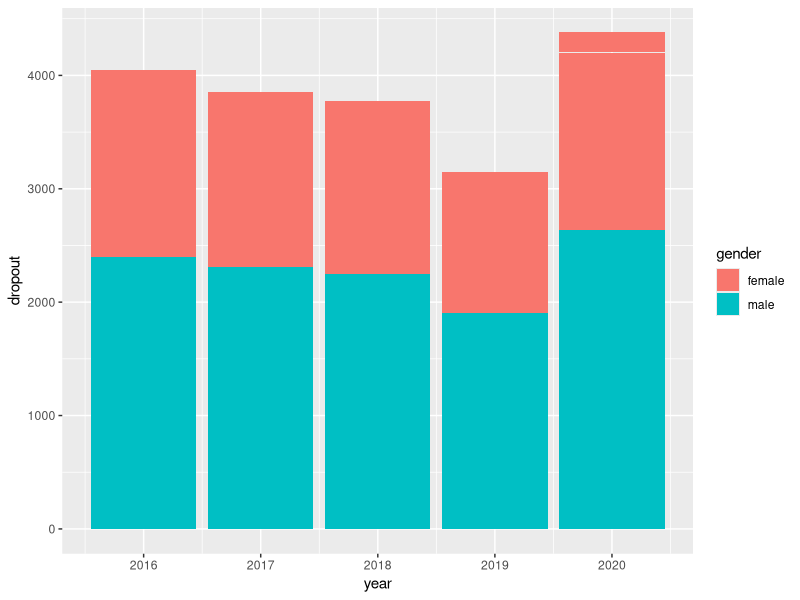
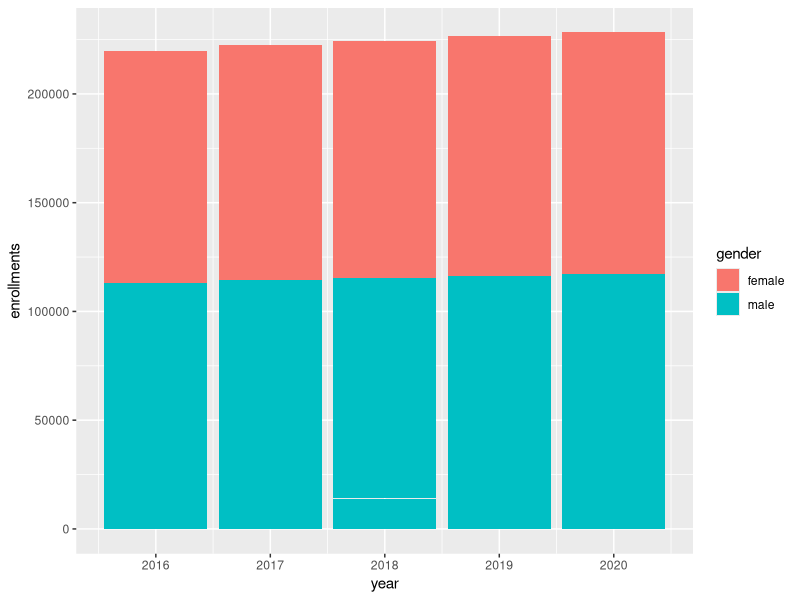
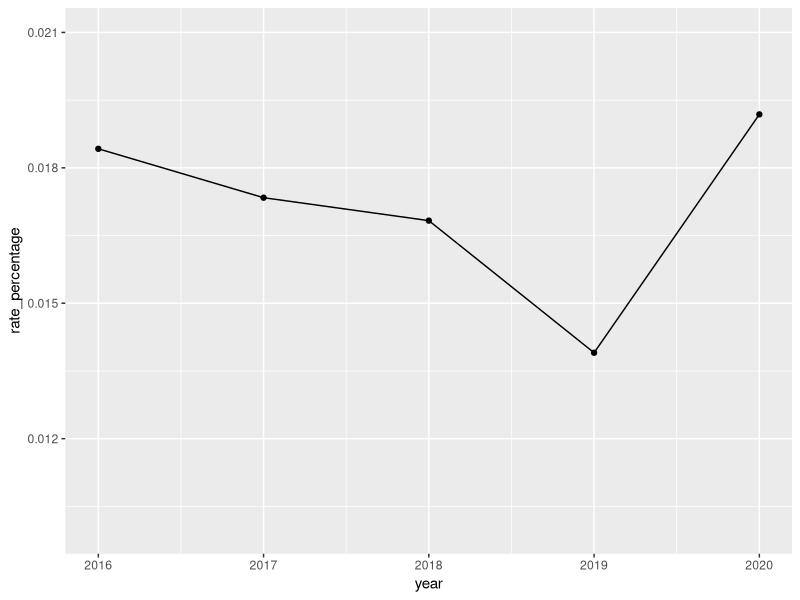
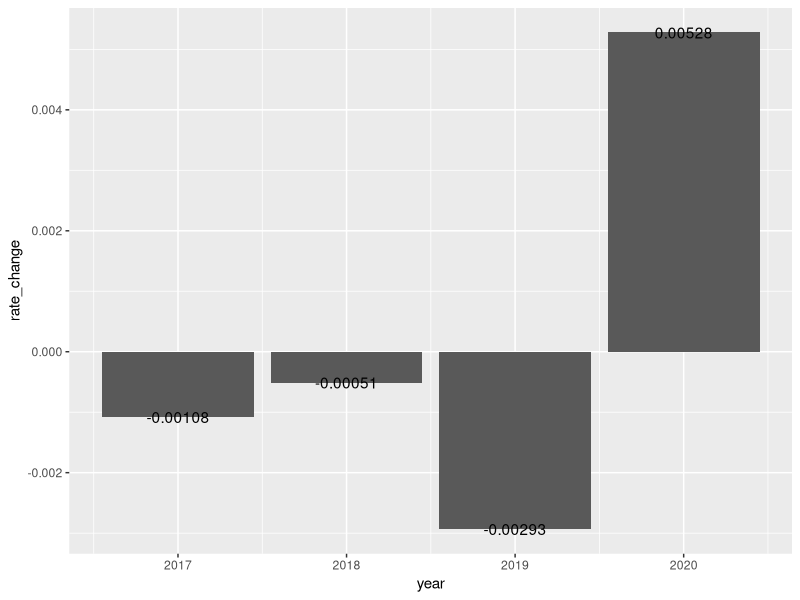
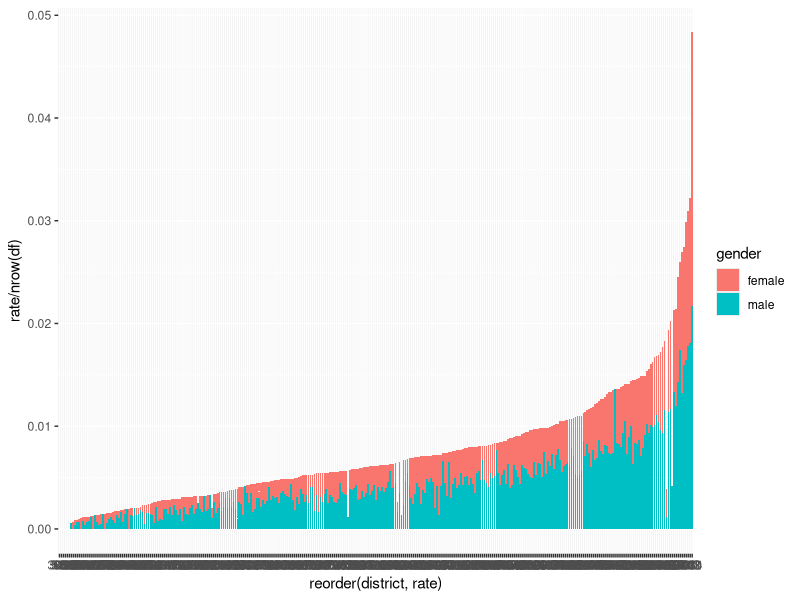
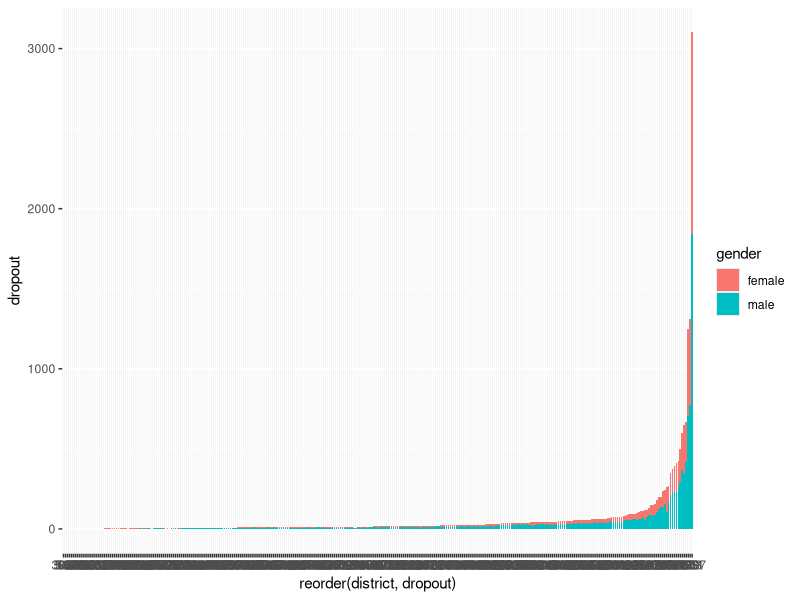
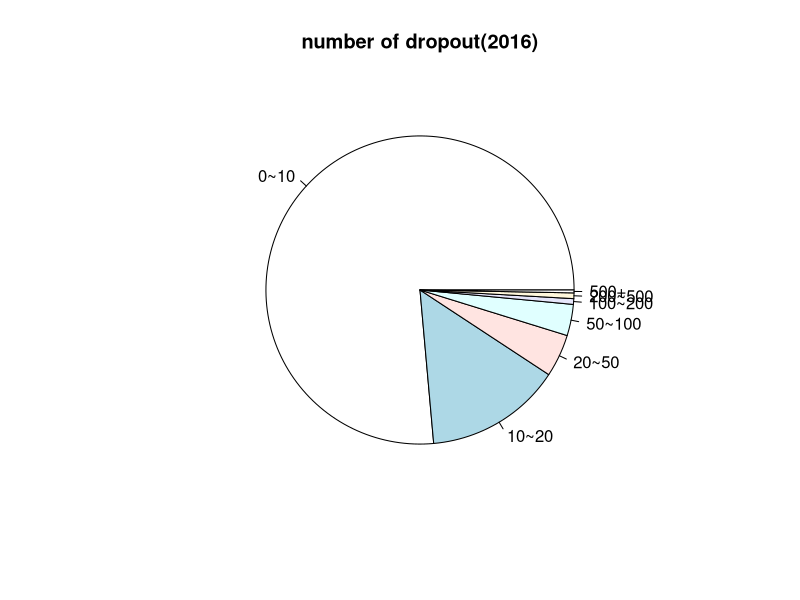
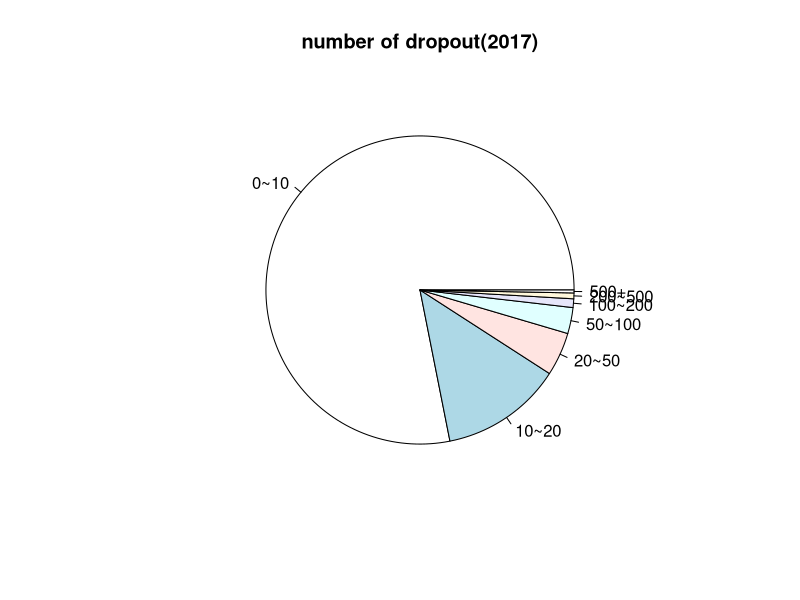

Reproduce these figures in R, in order.
## ---- chunk 1
knitr::opts_chunk$set(echo = TRUE)
## ---- chunk 2
library(tidyverse)
library(readxl)
d2020<-read_excel("DR712_2021_District.xlsx",skip=3)
d2019<-read_excel("dr712bydistrict2020.xlsx",skip=3)
d2018<-read_excel("dr712bydistrict2019.xlsx",skip=3)
d2017<-read_excel("Dropout Rates by district.xlsx",skip=3)
d2016<-read_excel("2016-2017 Grade 7-12 Dropout Rates by District and Subgroup updated 4-12-18.xlsx",skip=7)
## ---- chunk 3
dim(d2016)
dim(d2017)
dim(d2018)
dim(d2019)
dim(d2020)
## ---- chunk 4
# remove useless columns
d2016[45:45] <- list(NULL)
d2016[9:38] <- list(NULL)
d2017[9:50] <- list(NULL)
d2018[9:38] <- list(NULL)
d2019[9:38] <- list(NULL)
d2020[9:38] <- list(NULL)
## ---- chunk 5
d2016[1:3] <- list(NULL)
d2017[1:3] <- list(NULL)
d2018[1:3] <- list(NULL)
d2019[1:3] <- list(NULL)
d2020[1:3] <- list(NULL)

d2016 <- d2016[-(334:335),]
d2017 <- d2017[-319,]
d2018 <- d2018[-316,]
d2019 <- d2019[-(315:316),]
d2020 <- d2020[-(314:315),]
## ---- chunk 6
# change column name
colnames(d2016)<-c("district","district_name","overall_dropout","overall_enrollments","overall_rate","f_dropout","f_enrollments","f_rate","m_dropout","m_enrollments","m_rate")
colnames(d2017)<-c("district","district_name","overall_dropout","overall_enrollments","overall_rate","f_dropout","f_enrollments","f_rate","m_dropout","m_enrollments","m_rate")
colnames(d2018)<-c("district","district_name","overall_dropout","overall_enrollments","overall_rate","f_dropout","f_enrollments","f_rate","m_dropout","m_enrollments","m_rate")
colnames(d2019)<-c("district","district_name","overall_dropout","overall_enrollments","overall_rate","f_dropout","f_enrollments","f_rate","m_dropout","m_enrollments","m_rate")
colnames(d2020)<-c("district","district_name","overall_dropout","overall_enrollments","overall_rate","f_dropout","f_enrollments","f_rate","m_dropout","m_enrollments","m_rate")
## ---- chunk 7
# add year to each dataset
d2016 <- d2016 %>% mutate(year=2016)
d2017 <- d2017 %>% mutate(year=2017)
d2018 <- d2018 %>% mutate(year=2018)
d2019 <- d2019 %>% mutate(year=2019)
d2020 <- d2020 %>% mutate(year=2020)

# drop last/last two rows
## ---- chunk 8
head(d2016)
head(d2017)
head(d2018)
head(d2019)
head(d2020)
dim(d2016)
dim(d2017)
dim(d2018)
dim(d2019)
dim(d2020)
## ---- chunk 9
# combine all datasets into one
df <- rbind(d2016,d2017)
df <- rbind(df,d2018)
df <- rbind(df,d2019)
df <- rbind(df,d2020)
dim(df)
## ---- chunk 10
# drop rows with **** in overall rate
df <-df[!(df$overall_rate=="****"),]
dim(df)
head(df)
## ---- chunk 11
df <- transform(df, district= as.numeric(district),
                overall_dropout=as.numeric(overall_dropout),
                overall_enrollments= as.numeric(overall_enrollments),
                overall_rate= as.numeric(overall_rate),
                f_dropout= as.numeric(f_dropout),
                f_enrollments= as.numeric(f_enrollments),
                f_rate= as.numeric(f_rate),
                m_dropout= as.numeric(m_dropout),
                m_enrollments= as.numeric(m_enrollments),
                m_rate= as.numeric(m_rate))
df <- df %>% replace(is.na(.), 0)
str(df)
## ---- chunk 12
backup <- df
## ---- chunk 13
# create df with split gender
female <- df %>% select(district, f_dropout,f_enrollments,f_rate, year)
female <- female %>% mutate(gender="female")
colnames(female)<-c("district", "dropout" , "enrollments" , "rate" , "year", "gender")
male <- df %>% select(district, m_dropout,m_enrollments,m_rate, year)
male <- male %>% mutate(gender="male")
colnames(male)<-c("district", "dropout" , "enrollments" , "rate" , "year", "gender")
df_gender <- rbind(female, male)
head(df_gender)
## ---- chunk 14
library(ggplot2)
# 1. overall dropout by year
df_gender %>% group_by(year) %>% ggplot(aes(x=year, y=dropout, fill=gender)) + geom_bar(stat = "identity")

## ---- chunk 15
library(ggplot2)
# 1. overall enrollments by year
df_gender %>% group_by(year) %>% ggplot(aes(x=year, y=enrollments, fill=gender)) + geom_bar(stat = "identity")

## ---- chunk 16
# 2. overall dropout percentage changed by year 

df2 <- (df %>% group_by(year) %>%
          mutate(dropout=sum(overall_dropout),
                 enrollment=sum(overall_enrollments), 
                 year = year)) %>% 
  select(year, dropout, enrollment)

df2 <- df2[!duplicated(df2), ] %>% mutate(rate_percentage = (dropout/enrollment))
df2 %>% ggplot(aes(x=year,y=rate_percentage))+geom_point()+geom_line()+ylim(0.01, 0.021)
head(df2)
## ---- chunk 17
# 3. dropout rate changed from last year
options(digits = 5) 
df3 <- data.frame()
for (i in 2:5){
  df3 <-rbind(df3, c(df2$year[i], as.numeric(sprintf((df2$rate_percentage[i] - df2$rate_percentage[i-1]) , fmt = '%#.5f'))))
}
colnames(df3)<-c("year", "rate_change")
df3 %>% ggplot(aes(x=year, y=rate_change)) + geom_bar(stat = "identity") + geom_text(aes(label=rate_change))
## ---- chunk 18
# 4.  overall dropout rate by district shape
df_gender %>% group_by(district) %>% 
  ggplot(aes(x=reorder(district, rate) , 
             y=rate/nrow(df), fill=gender)) + 
  geom_bar(stat = "identity")
## ---- chunk 19
# 5. overall dropout number by district shape
df_gender %>% group_by(district) %>% 
  ggplot(aes(x=reorder(district, dropout) , 
             y=dropout, fill=gender)) + 
  geom_bar(stat = "identity")
## ---- chunk 20
# 6. number of district of different number of overall dropout students
count_values <- function(df, lower, upper, year) {
  sum(df$overall_dropout >= lower & df$overall_dropout <= upper & df$year == year)
}

df6 <- data.frame()
for (i in 2016:2020){
  df6 <- rbind(df6, c(i, count_values(df,0,10, i)))
  df6 <- rbind(df6, c(i,count_values(df,10,20, i)))
  df6 <- rbind(df6, c(i,count_values(df,20,50, i)))
  df6 <- rbind(df6, c(i,count_values(df,50,100, i)))
  df6 <- rbind(df6, c(i,count_values(df,100,200, i)))
  df6 <- rbind(df6, c(i,count_values(df,200,500, i)))
  df6 <- rbind(df6, c(i,count_values(df,500,10000, i)))
}
colnames(df6) <- c("year", "count")
c("year", "0~10","10~20","20~50","50~100","100~200","200~500","500+")



pie((df6%>%filter(year==2016))$count, labels = c("0~10", "10~20", "20~50", "50~100", "100~200", "200~500", "500+"), main="number of dropout(2016)")
pie((df6%>%filter(year==2017))$count, labels = c("0~10", "10~20", "20~50", "50~100", "100~200", "200~500", "500+"), main="number of dropout(2017)")
pie((df6%>%filter(year==2018))$count, labels = c("0~10", "10~20", "20~50", "50~100", "100~200", "200~500", "500+"), main="number of dropout(2018)")
pie((df6%>%filter(year==2019))$count, labels = c("0~10", "10~20", "20~50", "50~100", "100~200", "200~500", "500+"), main="number of dropout(2019)")
pie((df6%>%filter(year==2020))$count, labels = c("0~10", "10~20", "20~50", "50~100", "100~200", "200~500", "500+"), main="number of dropout(2020)")
## ---- chunk 21

